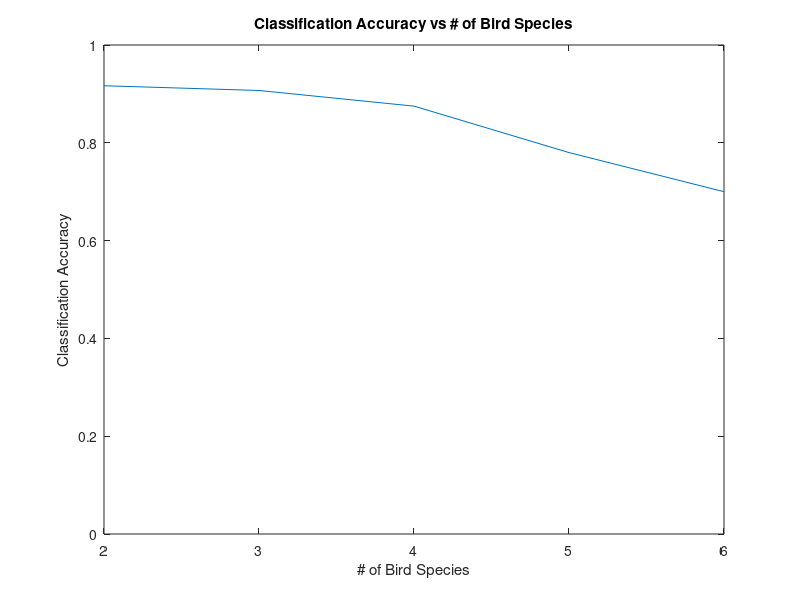
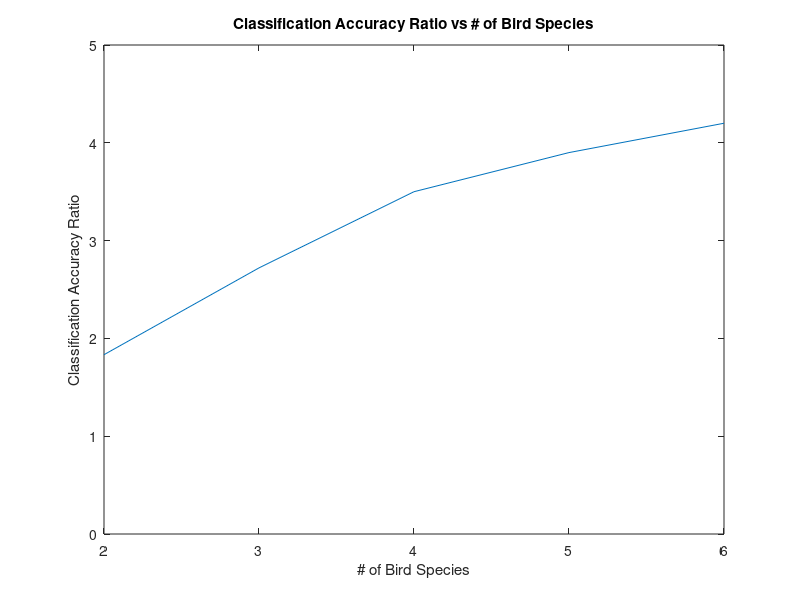

These figures' MATLAB source, in order:
acc =[0.9167    0.9070    0.8750    0.7800    0.7000];
ratio = [1.8334    2.7210    3.5000    3.9000    4.2000];
bird_count = [2 3 4 5 6];

X_AXIS_MIN = 2;
X_AXIS_MAX = 6;
X_AXIS_LABEL = '# of Bird Species';

% Plot the first graph
Y_AXIS_MIN = 0;
Y_AXIS_MAX = 1;

figure(); 
plot(bird_count, acc); 
axis([X_AXIS_MIN X_AXIS_MAX Y_AXIS_MIN Y_AXIS_MAX]);
xlabel(X_AXIS_LABEL) % x-axis label
ylabel('Classification Accuracy') % y-axis label
title('Classification Accuracy vs # of Bird Species');

% Plot the second graph
Y_AXIS_MIN = 0;
Y_AXIS_MAX = 5;

figure(); 
plot(bird_count, ratio); 
axis([X_AXIS_MIN X_AXIS_MAX Y_AXIS_MIN Y_AXIS_MAX]);
xlabel(X_AXIS_LABEL) % x-axis label
ylabel('Classification Accuracy Ratio') % y-axis label
title('Classification Accuracy Ratio vs # of Bird Species');
